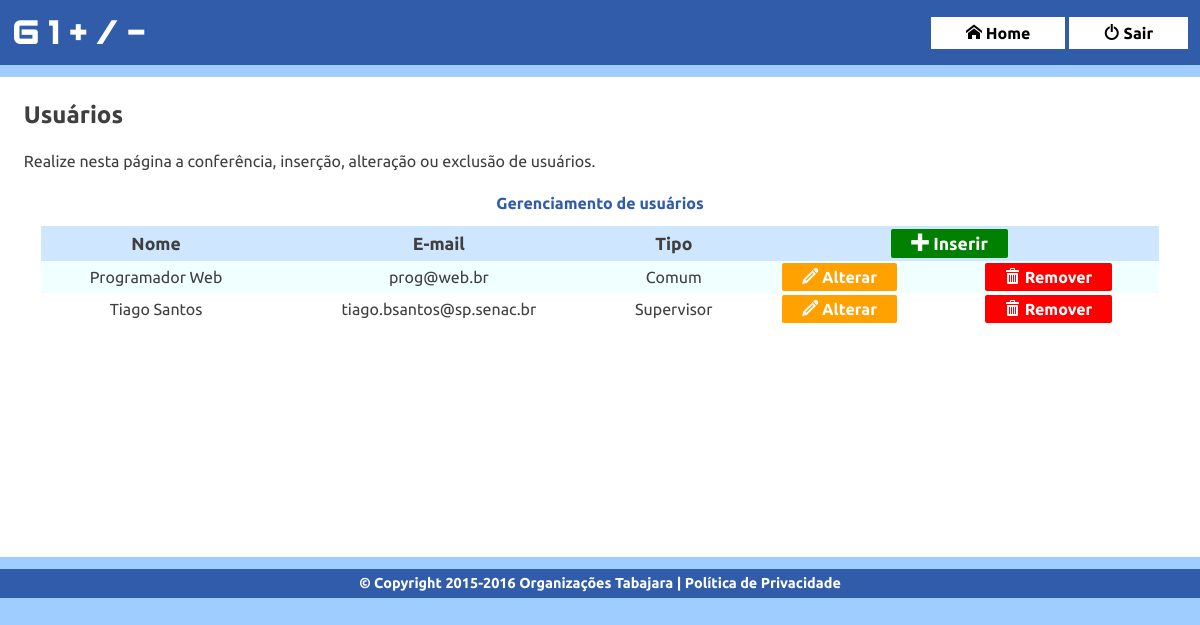
The app's page /admin/usuarios.php (signed in) with its own data.
### tables this page shows
CREATE TABLE IF NOT EXISTS `usuarios` (
  `id` tinyint(4) NOT NULL,
  `nome` varchar(30) NOT NULL,
  `email` varchar(30) NOT NULL,
  `senha` char(128) NOT NULL,
  `tipo` enum('Supervisor','Comum') NOT NULL
);

### inc/logica-usuarios.php (called while the page is built, shortened)
<?php
function listaUsuarios($conexao){
	$usuarios = array();
	$query = "SELECT id, nome, email, tipo FROM usuarios ORDER BY nome";
	$resultado = mysqli_query($conexao, $query) or die(mysqli_error($conexao));
	while( $usuario = mysqli_fetch_assoc($resultado) ){
		array_push($usuarios, $usuario);
	}
	return $usuarios;
}

### admin/usuarios.php (the view, shortened to what this page needs)
<?php
require_once "../inc/admin-cabecalho.php";
?>
<main>
    <h2>Usuários</h2>
    <p>Realize nesta página a conferência, inserção, alteração ou exclusão de usuários.</p>
    <div id="tabela-responsiva">
    <table>
        <caption>Gerenciamento de usuários</caption>
        <tr>
            <th>Nome</th>
            <th>E-mail</th>
            <th>Tipo</th>
            <th colspan="2"><a href="usuario-insere.php">
            <span class="icon-plus"></span>
            Inserir</a></th>
        </tr>
<?php
require_once "../inc/logica-usuarios.php";
$usuarios = listaUsuarios($conexao);
foreach($usuarios as $usuario):
?>
        <tr>
            <td><?=$usuario['nome'];?></td>
            <td><?=$usuario['email'];?></td>
            <td><?=$usuario['tipo'];?></td>
            <td><a href="usuario-altera.php?id=<?=$usuario['id'];?>">
            <span class="icon-pencil"></span>
            Alterar</a></td>
            <td>
            <a href="#" class="remover" data-href="usuario-remove.php?id="
            data-id="<?=$usuario['id'];?>">
            <span class="icon-bin"></span>
            Remover</a>
            </td>
        </tr>
<?php
endforeach;
?>
    </table>
    </div>
</main>
<?php require_once "../inc/admin-rodape.php";  ?>

### css/estilos-admin.css (style rules this page uses)
*, *::before, *::after { -moz-box-sizing: border-box; -webkit-box-sizing: border-box; box-sizing: border-box; }
body { background-color: #9fcdff; font-family: "Ubuntu", sans-serif; color: #3f3f40; }
h1, h2, h3, h4, p { margin: 0; padding: 0; }
#topo div, main { width: 100%; max-width: 1200px; margin: auto; }
main { display: block; margin: 1% auto; background-color: white; min-height: 30em; padding: 1%; }
main h2, main p { padding: 1%; }
#tabela-responsiva { width: 100%; overflow-y: hidden; }
table { margin: 1% auto; width: 95%; text-align: center; }
caption { font-weight: bold; color: #305ca9; height: 2em; }
th { text-align: center; background-color: rgba(159, 205, 255, .5); font-size: 1.1em; }
th, tr { height: 2em; }
tr:nth-child(even) { background-color: azure; }
table a, table a:focus { text-decoration: none; color: white; padding: 5px 20px; border-radius: 2px; font-weight: bold; }
th a { background-color: green; }
td:nth-last-child(2) a { background-color: #ffa100; }
td:last-child a { background-color: red; }

### css/icomoon/style.css (style rules this page uses)
[class^="icon-"], [class*=" icon-"] { font-family: 'icomoon' !important; speak: none; font-style: normal; font-weight: normal; font-variant: normal; text-transform: none; line-height: 1; -webkit-font-smoothing: antialiased; -moz-osx-font-smoothing: grayscale; }
.icon-pencil:before { content: "\e901"; }
.icon-bin:before { content: "\e90f"; }
.icon-plus:before { content: "\e904"; }

### records on screen
usuarios: nome "Programador Web", email "prog@web.br", tipo "Comum"
usuarios: nome "Tiago Santos", email "tiago.bsantos@sp.senac.br", tipo "Supervisor"
